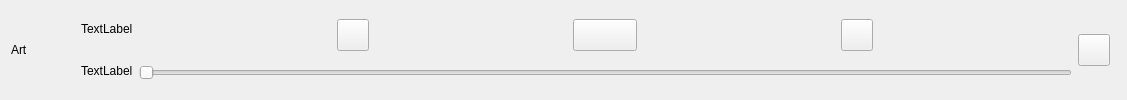
<?xml version="1.0" encoding="UTF-8"?>
<ui version="4.0">
 <class>StatusBar</class>
 <widget class="QWidget" name="StatusBar">
  <property name="geometry">
   <rect>
    <x>0</x>
    <y>0</y>
    <width>1127</width>
    <height>100</height>
   </rect>
  </property>
  <property name="sizePolicy">
   <sizepolicy hsizetype="Expanding" vsizetype="Fixed">
    <horstretch>0</horstretch>
    <verstretch>0</verstretch>
   </sizepolicy>
  </property>
  <property name="minimumSize">
   <size>
    <width>500</width>
    <height>100</height>
   </size>
  </property>
  <property name="maximumSize">
   <size>
    <width>16777215</width>
    <height>100</height>
   </size>
  </property>
  <property name="windowTitle">
   <string>Form</string>
  </property>
  <layout class="QHBoxLayout" name="horizontalLayout">
   <item>
    <layout class="QHBoxLayout" name="SongInfo">
     <property name="sizeConstraint">
      <enum>QLayout::SizeConstraint::SetDefaultConstraint</enum>
     </property>
     <item>
      <widget class="QLabel" name="cover">
       <property name="minimumSize">
        <size>
         <width>64</width>
         <height>64</height>
        </size>
       </property>
       <property name="maximumSize">
        <size>
         <width>64</width>
         <height>64</height>
        </size>
       </property>
       <property name="text">
        <string>Art</string>
       </property>
      </widget>
     </item>
     <item>
      <layout class="QVBoxLayout" name="NameAndArtist">
       <item>
        <widget class="QLabel" name="songName">
         <property name="text">
          <string>TextLabel</string>
         </property>
        </widget>
       </item>
       <item>
        <widget class="QLabel" name="artist">
         <property name="text">
          <string>TextLabel</string>
         </property>
        </widget>
       </item>
      </layout>
     </item>
    </layout>
   </item>
   <item>
    <layout class="QVBoxLayout" name="MediaControls">
     <item>
      <layout class="QHBoxLayout" name="UpperControls">
       <item>
        <widget class="QPushButton" name="lastSong">
         <property name="maximumSize">
          <size>
           <width>32</width>
           <height>32</height>
          </size>
         </property>
         <property name="text">
          <string/>
         </property>
         <property name="icon">
          <iconset theme="QIcon::ThemeIcon::MediaSkipBackward"/>
         </property>
         <property name="iconSize">
          <size>
           <width>32</width>
           <height>32</height>
          </size>
         </property>
        </widget>
       </item>
       <item>
        <widget class="QPushButton" name="togglePlaying">
         <property name="maximumSize">
          <size>
           <width>64</width>
           <height>64</height>
          </size>
         </property>
         <property name="text">
          <string/>
         </property>
         <property name="icon">
          <iconset theme="QIcon::ThemeIcon::MediaPlaybackStart"/>
         </property>
         <property name="iconSize">
          <size>
           <width>61</width>
           <height>61</height>
          </size>
         </property>
        </widget>
       </item>
       <item>
        <widget class="QPushButton" name="nextSong">
         <property name="maximumSize">
          <size>
           <width>32</width>
           <height>32</height>
          </size>
         </property>
         <property name="text">
          <string/>
         </property>
         <property name="icon">
          <iconset theme="QIcon::ThemeIcon::MediaSkipForward"/>
         </property>
         <property name="iconSize">
          <size>
           <width>32</width>
           <height>32</height>
          </size>
         </property>
        </widget>
       </item>
      </layout>
     </item>
     <item>
      <widget class="QSlider" name="seekSlider">
       <property name="orientation">
        <enum>Qt::Orientation::Horizontal</enum>
       </property>
      </widget>
     </item>
    </layout>
   </item>
   <item>
    <layout class="QHBoxLayout" name="VolumeArea">
     <property name="sizeConstraint">
      <enum>QLayout::SizeConstraint::SetDefaultConstraint</enum>
     </property>
     <property name="topMargin">
      <number>0</number>
     </property>
     <property name="bottomMargin">
      <number>0</number>
     </property>
     <item>
      <widget class="QPushButton" name="player">
       <property name="maximumSize">
        <size>
         <width>32</width>
         <height>32</height>
        </size>
       </property>
       <property name="text">
        <string/>
       </property>
       <property name="icon">
        <iconset theme="QIcon::ThemeIcon::ZoomFitBest"/>
       </property>
      </widget>
     </item>
     <item>
      <widget class="Phonon::VolumeSlider" name="volume">
       <property name="maximumSize">
        <size>
         <width>100</width>
         <height>16777215</height>
        </size>
       </property>
      </widget>
     </item>
    </layout>
   </item>
  </layout>
 </widget>
 <customwidgets>
  <customwidget>
   <class>Phonon::VolumeSlider</class>
   <extends>QWidget</extends>
   <header location="global">phonon/volumeslider.h</header>
  </customwidget>
 </customwidgets>
 <resources/>
 <connections/>
</ui>
